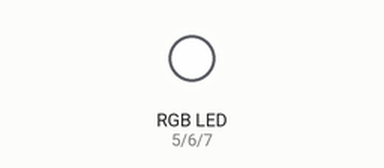
A sketch run on a simulated Arduino Uno, built with avr-gcc and run on an emulated ATmega328P. On the bench: an RGB LED mixed from three pins (HIGH = lit). Dim RGB values are drawn brighter than linear; random numbers use the default seed unless the sketch sets one.

Above: at 0.26 s.
At 7.72 s:
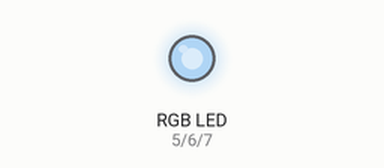
At 12.4 s:
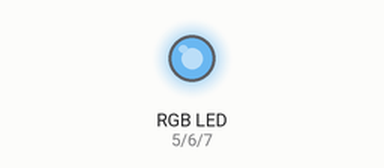
At 20.5 s:
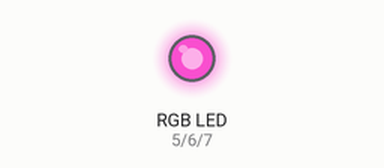
At 26.2 s:
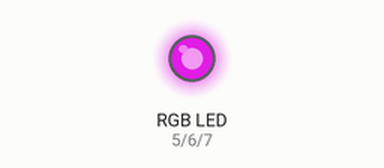
At 30.7 s:
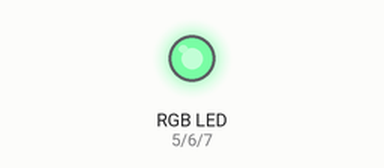
Timing chart, 0 to 40.0 s (numbered marks = the images above):
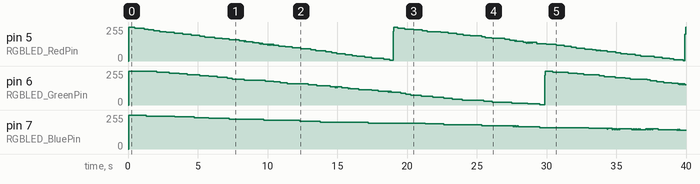

Measured:
- by itself, pin 7 (RGBLED_BluePin): 0/255 → 253/255 at 0.05 s, → 247/255 1.3 s later, → 241/255 2.0 s later, → 235/255 1.4 s later, … (60 changes in this stretch)
- by itself, pin 5 (RGBLED_RedPin): 0/255 → 253/255 at 0.05 s, → 247/255 0.44 s later, → 240/255 0.68 s later, → 234/255 0.28 s later, … (109 changes in this stretch)

The sketch:

RGG_LED.ino
```cpp
int limitar=0;
int limitag=0;
int numarrandom=0;
int limitab=0;
int numarator1=0;
int numarator2=0;
int RGBLED_RedPin = 5;
int RGBLED_GreenPin = 6;
int RGBLED_BluePin = 7;
void setup()
{


  pinMode(RGBLED_RedPin,OUTPUT);
  pinMode(RGBLED_GreenPin,OUTPUT);
  pinMode(RGBLED_BluePin,OUTPUT);
}


void loop()
{
    delayMicroseconds(10);
    if(numarator1>=100)
    {
      numarator1=0;
      numarator2++;
    }
    else
    {
      numarator1++;
    }

    if(numarator2>=50)
    {
      numarator2=0;

      numarrandom=random(100);
      if(numarrandom>=30)
      {
         limitar++;
      }

      if(limitar>=100){
        limitar=0;
      }

      numarrandom=random(100);
      if(numarrandom>=50)
      {
         limitag++;
      }

      if(limitag>=100){
        limitag=0;
      }

      numarrandom=random(100);
      if(numarrandom>=80)
      {
         limitab++;
      }

      if(limitab>=100){
        limitab=0;
      }


    }

  if(limitar<numarator1)
  {
    digitalWrite(RGBLED_RedPin,HIGH);
  }
  else
  {
    digitalWrite(RGBLED_RedPin,LOW);
  }

   if(limitag<numarator1)
  {
    digitalWrite(RGBLED_GreenPin,HIGH);
  }
  else
  {
    digitalWrite(RGBLED_GreenPin,LOW);
  }

   if(limitab<numarator1)
  {
    digitalWrite(RGBLED_BluePin,HIGH);
  }
  else
  {
    digitalWrite(RGBLED_BluePin,LOW);
  }


}
```
